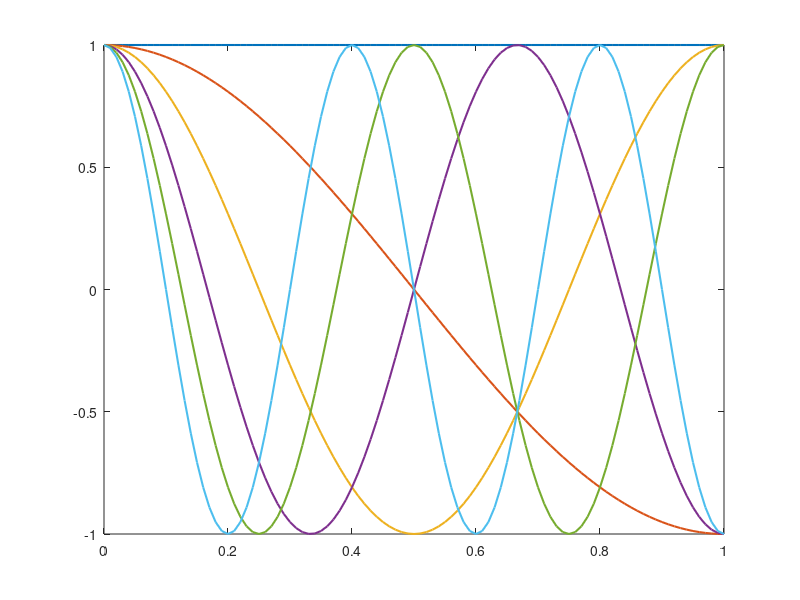

This chart was generated by the following MATLAB code:
clear;clc;
%% Function space
x = 0:0.01:1;
for m = 0:5
    f = cos(m*pi*x);
    plot(x,f,'LineWidth',1.5);
    hold on;
end
%% Orthogonal functions
m = 3;
n = 15;
x = 0:0.01:1;
f1 = cos(m*pi*x);
f2 = cos(n*pi*x);
disp(trapz(x,f1.*f2));